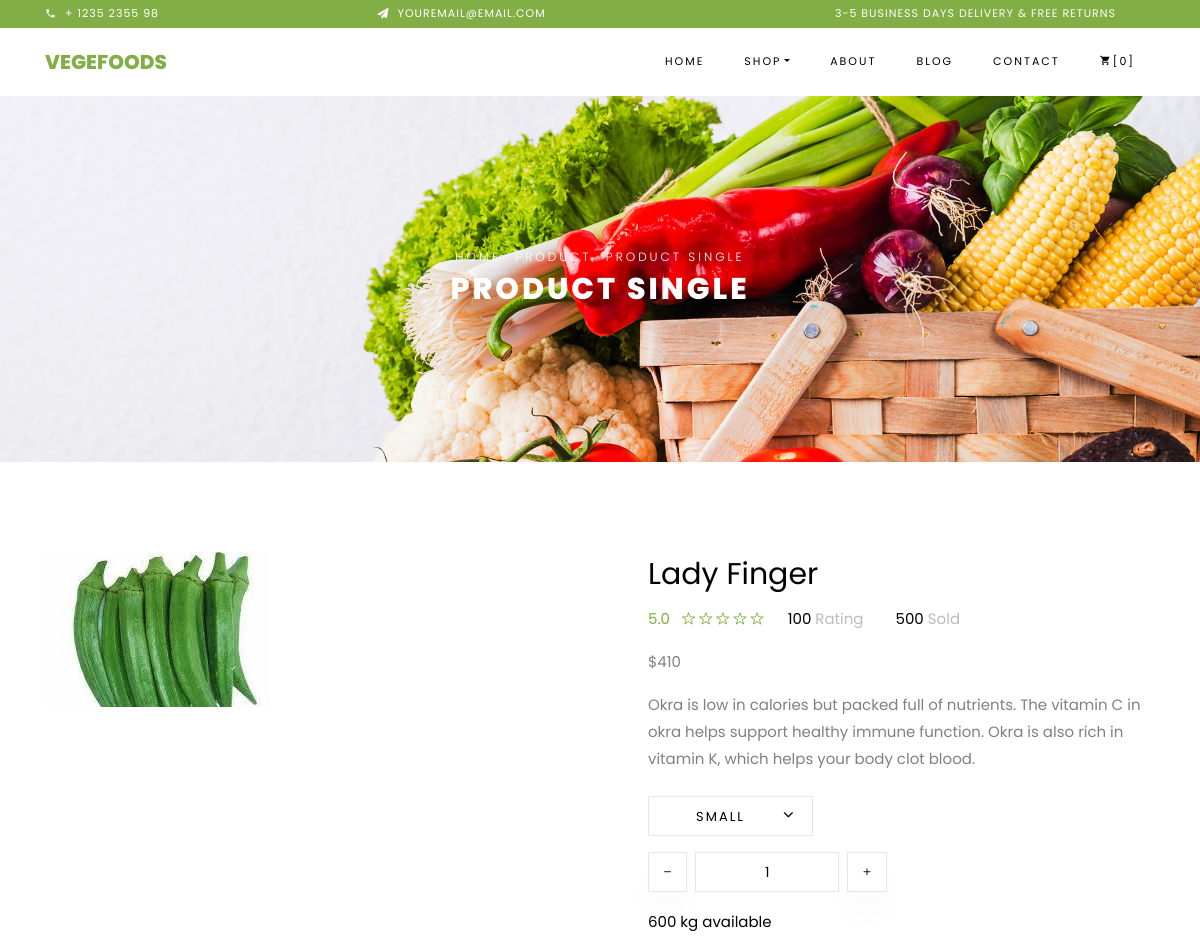
Page /product/single_product/27 (upper part) on the earlier database version.
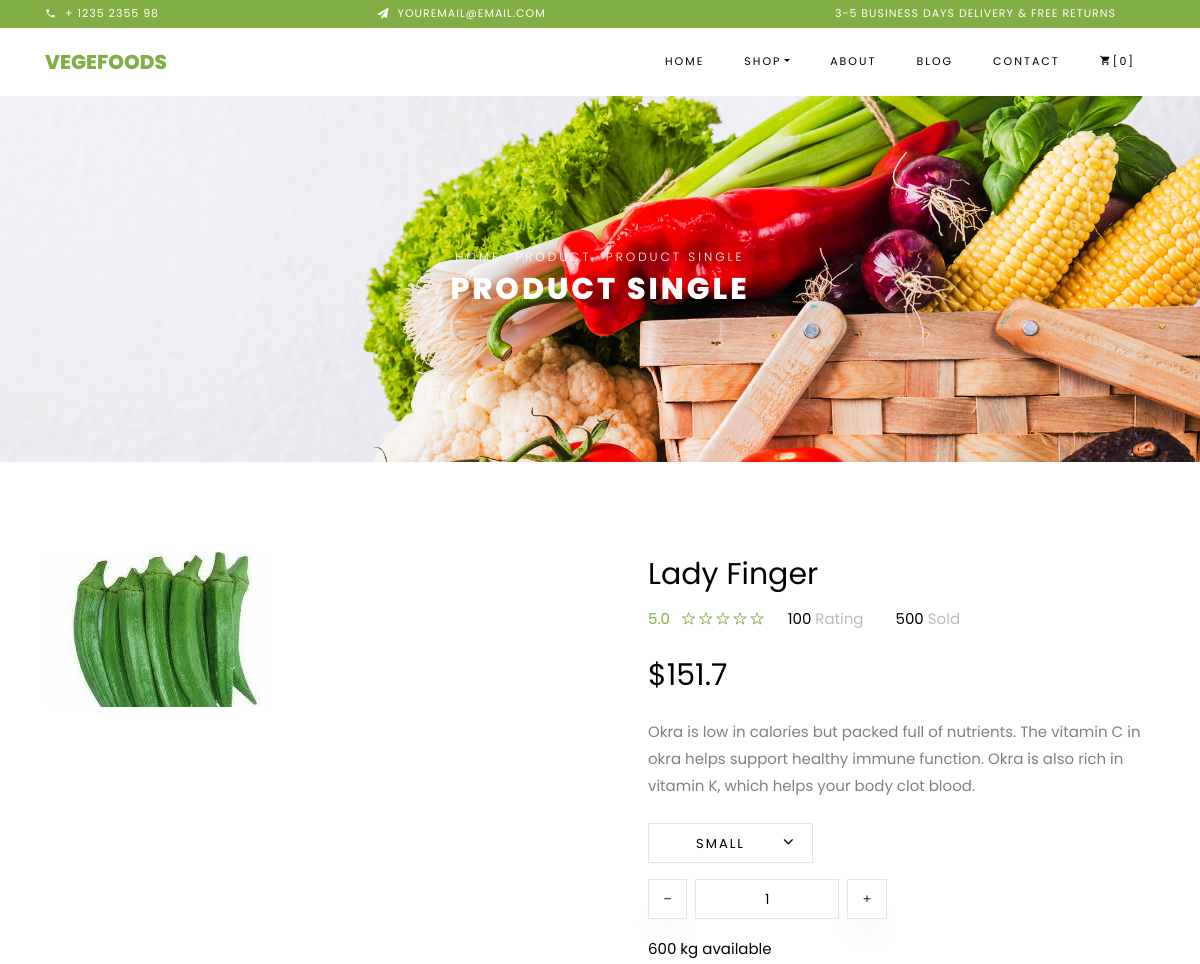
Same page on the later database version.
### product/models.py (models this page shows)
class Product(models.Model):
    name = models.CharField(max_length=500, null=True, blank=True, verbose_name="name")
    description = models.TextField(null=True, blank=True, verbose_name="description")
    product_image = models.ImageField(upload_to='product_images', null=True, blank=True, verbose_name="product_image")
    out_of_stock = models.BooleanField(default=False, null=True, blank=True, verbose_name="out_of_stock")
    price = models.IntegerField(null=True, blank=True, verbose_name="price")
    discount_percentage = models.IntegerField(null=True, blank=True, verbose_name="discount_percentage")
    product_category = models.ForeignKey(ProductCategory, on_delete=models.SET_NULL, null=True, blank=True,
                                         verbose_name="product_category")
    product_order = models.IntegerField(default=0, null=True, blank=True, verbose_name="product_order")
    add_to_home = models.BooleanField(default=False, null=True, blank=True, verbose_name="add_to_home")
    addtime = models.DateTimeField(auto_now_add=True, null=True, blank=True, verbose_name="addtime")
    active = models.BooleanField(default=True, null=True, blank=True, verbose_name="active")
    def __str__(self):
        return self.name
    class Meta:
        ordering = ["name"]
    def calculate_discounted_amount(self):
        if self.discount_percentage:
            calculated_discount = (self.price * self.discount_percentage) / 100
            discounted_amount = self.price - calculated_discount
            return discounted_amount
        else:
            return None

### product/views.py (the view)
# urls.py: url(r'^single_product/(?P<single_product_id>\d+)$', SingleProductView.as_view(), name='single_product'),
class SingleProductView(View):
    def get(self, request, single_product_id):
        single_product_data = Product.objects.filter(id=single_product_id)
        print("single_product_data..", single_product_data)
        return render(request, 'single-product.html', {'single_product_data_k': single_product_data})

### templates/single-product.html (shortened to what the changed rows need)
<!DOCTYPE html>
{% load static %}
<html lang="en">
<head>
    <link rel="stylesheet" href="{% static 'css/open-iconic-bootstrap.min.css' %}">
    <link rel="stylesheet" href="{% static 'css/animate.css' %}">
    <link rel="stylesheet" href="{% static 'css/owl.carousel.min.css' %}">
    <link rel="stylesheet" href="{% static 'css/owl.theme.default.min.css' %}">
    <link rel="stylesheet" href="{% static 'css/magnific-popup.css' %}">
    <link rel="stylesheet" href="{% static 'css/aos.css' %}">
    <link rel="stylesheet" href="{% static 'css/ionicons.min.css' %}">
    <link rel="stylesheet" href="{% static 'css/bootstrap-datepicker.css' %}">
    <link rel="stylesheet" href="{% static 'css/jquery.timepicker.css' %}">
    <link rel="stylesheet" href="{% static 'css/flaticon.css' %}">
    <link rel="stylesheet" href="{% static 'css/icomoon.css' %}">
    <link rel="stylesheet" href="{% static 'css/style.css' %}">
</head>
<body class="goto-here">
<div class="hero-wrap hero-bread" style="background-image: url({% static 'images/bg_1.jpg' %});">
    <div class="container">
        <div class="row no-gutters slider-text align-items-center justify-content-center">
            <div class="col-md-9 ftco-animate text-center">
                <h1 class="mb-0 bread">Product Single</h1>
            </div>
        </div>
    </div>
</div>
<section class="ftco-section">
    <div class="container">
        <div class="row">
            {% for single_product in single_product_data_k%}
            <div class="col-lg-6 mb-5 ftco-animate">
                <a href="{{single_product.product_image.url}}" class="image-popup"><img
                        src="{{single_product.product_image.url}}" class="img-fluid" alt="Colorlib Template"></a>
            </div>
            <div class="col-lg-6 product-details pl-md-5 ftco-animate">
                <h3>{{single_product.name}}</h3>
                <div class="rating d-flex">
                    <p class="text-left mr-4">
                        <a href="#" class="mr-2">5.0</a>
                        <a href="#"><span class="ion-ios-star-outline"></span></a>
                        <a href="#"><span class="ion-ios-star-outline"></span></a>
                        <a href="#"><span class="ion-ios-star-outline"></span></a>
                        <a href="#"><span class="ion-ios-star-outline"></span></a>
                        <a href="#"><span class="ion-ios-star-outline"></span></a>
                    </p>
                    <p class="text-left mr-4">
                        <a href="#" class="mr-2" style="color: #000;">100 <span style="color: #bbb;">Rating</span></a>
                    </p>
                    <p class="text-left">
                        <a href="#" class="mr-2" style="color: #000;">500 <span style="color: #bbb;">Sold</span></a>
                    </p>
                </div>
                {% if single_product.discount_percentage %}
                <p class="price"><span>${{single_product.calculate_discounted_amount}}</span></p>
                {% else %}
                <p><span class="price">${{ single_product.price }}</span></p>
                {% endif %}
                <p>{{single_product.description}}</p>
                <div class="row mt-4">
                    <div class="col-md-6">
                        <div class="form-group d-flex">
                            <div class="select-wrap">
                                <div class="icon"><span class="ion-ios-arrow-down"></span></div>
                                <select name="" id="" class="form-control">
                                    <option value="">Small</option>
                                </select>
                            </div>
                        </div>
                    </div>
                    <div class="input-group col-md-6 d-flex mb-3">
	             	<span class="input-group-btn mr-2">
	                	<button type="button" class="quantity-left-minus btn" data-type="minus" data-field="">
	                   <i class="ion-ios-remove"></i>
	                	</button>
	            		</span>
                        <input type="text" id="quantity" name="quantity" class="form-control input-number" value="1"
                               min="1" max="100">
                        <span class="input-group-btn ml-2">
	                	<button type="button" class="quantity-right-plus btn" data-type="plus" data-field="">
	                     <i class="ion-ios-add"></i>
	                 </button>
	             	</span>
                    </div>
                    <div class="col-md-12">
                        <p style="color: #000;">600 kg available</p>
                    </div>
                </div>
            </div>
            {% endfor %}
        </div>
    </div>
</section>
</body>
</html>

Differences in the rows shown:
changed Product "Lady Finger": discount_percentage empty → 63 (drawn); calculate_discounted_amount (not shown) → "151.7"; price "410" → (not shown)
